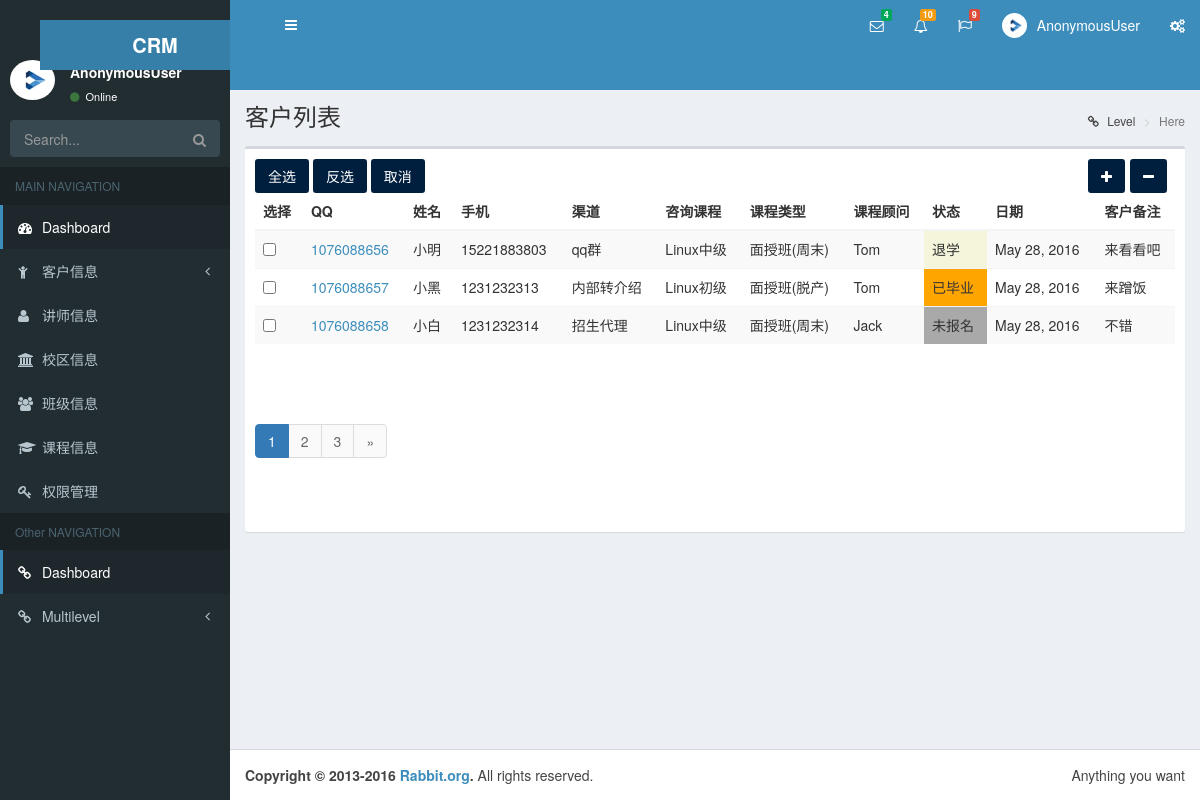
The app's page /crm/customer/ with its own data.
### crm_new/models.py (models this page shows, shortened)
class Customer(models.Model):
    qq = models.CharField(max_length=64,unique=True)
    name = models.CharField(max_length=32,blank=True,null=True)
    phone = models.BigIntegerField(blank=True,null=True)
    course = models.ForeignKey('Course')
    course_type = models.CharField(max_length=64,choices=course_type_choices,default='offline_weekend')
    consult_memo = models.TextField()
    source_type_choices = (('qq',u"qq群"),
                   ('referral',u"内部转介绍"),
                   ('51cto',u"51cto"),
                   ('agent',u"招生代理"),
                   ('others',u"其它"),
                   )
    source_type = models.CharField(max_length=64,choices=source_type_choices)
    referral_from = models.ForeignKey('self',blank=True,null=True,related_name="referraled_who")
    status_choices = (('signed',u"已报名"),
                      ('unregistered',u"未报名"),
                      ('graduated',u"已毕业"),
                      ('drop-off',u"退学"),
                      )
    status = models.CharField(choices=status_choices,max_length=64)
    consultant = models.ForeignKey('UserProfile',verbose_name=u"课程顾问")
    class_list = models.ManyToManyField("ClassList",blank=True)
    date = models.DateField(u"咨询日期",auto_now_add=True)

class Course(models.Model):
    name = models.CharField(max_length=64,unique=True)
    online_price = models.IntegerField()
    offline_price = models.IntegerField()
    introduction = models.TextField()
    def __str__(self):
        return  self.name

class UserProfile(models.Model):
    user = models.OneToOneField(User)
    name = models.CharField(max_length=64)
    school = models.ForeignKey('School')
    def __str__(self):
        return self.name
    class Meta:
        permissions =(('view_customer_list', u"可以查看客户列表"),
                      ('view_customer_info',u"可以查看客户详情"),
                      ('edit_own_customer_info',u"可以修改客户信息"),
                      ('view_user_list', u"可以查看用户列表"),
                      ('view_user_info',u"可以查看用户详情"),
                      ('edit_own_user_info',u"可以修改用户信息"),
                      ('view_course_list', u"可以查看课程列表"),
                      ('view_course_info',u"可以查看课程详情"),
                      ('edit_own_course_info',u"可以修改课程信息"),
                      ('view_class_list', u"可以查看班级列表"),
                      ('view_class_info',u"可以查看班级详情"),
                      ('edit_own_class_info',u"可以修改班级信息"),
                      ('view_school_list', u"可以查看校区列表"),
                      ('view_school_info',u"可以查看校区详情"),
                      ('edit_own_school_info',u"可以修改校区信息"),
                      )

### crm_new/views.py (the view)
# urls.py: url(r'^customer/(\d+)/$',views.customer_detail,name="customer_detail" ),
def customer(request):
    if request.method == 'POST':
        form = forms.CustomerModelForm(request.POST)
        print(request.POST)
        if form.is_valid():
            print(request.POST)
            form.save()
    customer_list = models.Customer.objects.all()
    pageinator = Paginator(customer_list,3)
    page = request.GET.get('page')
    try:
        customer_objs = pageinator.page(page)
    except PageNotAnInteger:
        customer_objs = pageinator.page(1)
    except EmptyPage:
        customer_objs = pageinator.page(pageinator.num_pages)
    form = forms.CustomerModelForm()
    return render(request,'crm/customers.html',{'customer_list':customer_objs,
                                                'model_form':form,
                                                })

### crm_new/forms.py
class CustomerModelForm(forms.ModelForm):
    class Meta:
        model = models.Customer
        exclude = ()

### crm_new/templatetags/customer_tag.py (called while the page is built)
@register.simple_tag
def guess_page(current_page,loop_num):
    offset = abs(current_page - loop_num)
    if offset < 3:
        if current_page == loop_num:
            page_ele = '''<li class="active"><a href="?page=%s">%s</a></li>''' %(loop_num,loop_num)
        else:
            page_ele = '''<li ><a href="?page=%s">%s</a></li>''' %(loop_num,loop_num)
        return format_html(page_ele)
    else:
        return ''

### templates/crm/customers.html (shortened to what this page needs)
{% extends 'crm/base_list.html' %}
{% load customer_tag %}
{% block list-head %}
    客户列表
{% endblock %}
{% block list-form-del %}
    <form action="/crm/customer_del/" method="post">
{% endblock %}
{% block list-form-table %}
    <table class="table  table-hover table-striped	 ">
        <thead>
        <tr>
            <th>选择</th>
            <th>QQ</th>
            <th>姓名</th>
            <th>手机</th>
            <th>渠道</th>
            <th>咨询课程</th>
            <th>课程类型</th>
            <th>课程顾问</th>
            <th>状态</th>
            <th>日期</th>
            <th>客户备注</th>
        </tr>
        </thead>
        <tbody>
        {% for item in customer_list %}
            <tr>
                <td><input name="choice" id="ck" type="checkbox"  value='{{ item.id }}' /></td>
                <td><a href="{% url 'customer_detail' item.id  %}">{{ item.qq }}</a></td>
                <td>{{ item.name }}</td>
                <td>{{ item.phone }}</td>
                <td>{{ item.get_source_type_display }}</td>
                <td>{{ item.course }}</td>
                <td>{{ item.get_course_type_display }}</td>
                <td>{{ item.consultant }}</td>
                <td class="{{ item.status }}">{{ item.get_status_display }}</td>
                <td>{{ item.date }}</td>
                <td>{{ item.consult_memo|truncatechars:10 }}</td>
            </tr>
        {% endfor %}
        </tbody>
    </table>
{% endblock %}
{% block pagination %}
    <ul class="pagination" >
        {% for page_num in customer_list.paginator.page_range %}
            {% guess_page customer_list.number page_num %}
        {% endfor %}
        {% if customer_list.has_next %}
            <li class="">
                <a href="?page={{ customer_list.next_page_number }}" aria-label="Next">
                    <span aria-hidden="true">&raquo;</span>
                </a>
            </li>
        {% endif %}
    </ul>
{% endblock %}

### records on screen
Customer: qq "1076088656", name "小明", phone "15221883803", source_type "qq群", course "Linux中级", course_type "面授班(周末)", consultant "Tom", status "退学", date "May 28, 2016", consult_memo "来看看吧"
Customer: qq "1076088657", name "小黑", phone "1231232313", source_type "内部转介绍", course "Linux初级", course_type "面授班(脱产)", consultant "Tom", status "已毕业", date "May 28, 2016", consult_memo "来蹭饭"
Customer: qq "1076088658", name "小白", phone "1231232314", source_type "招生代理", course "Linux中级", course_type "面授班(周末)", consultant "Jack", status "未报名", date "May 28, 2016", consult_memo "不错"

### other values on screen
{{ user }} "AnonymousUser"
